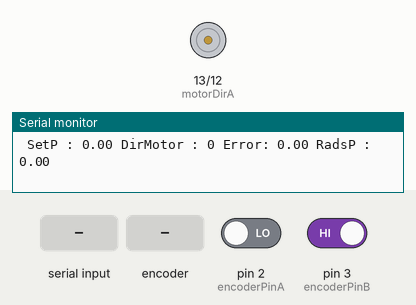
This sketch was run on a simulated Arduino Uno, built with avr-gcc and run on an emulated ATmega328P. Parts: motor-driver pin pairs drawn as motors (green arrow = first pin HIGH = forward, orange = second pin HIGH = backward, longer = more drive, scaled by the enable pin), the last lines printed to the serial monitor. Inputs (shaded band) come from the test bench; at power-on: pin 2 (encoderPinA) LOW, pin 3 (encoderPinB) HIGH.

Above: at 1.2 s.
1.3 s: "90,45\n" received over Serial
At 2.39 s:
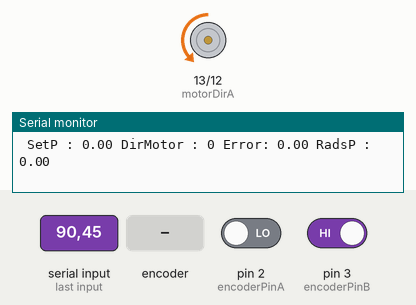
4.3 s: "1\n" received over Serial
7.3 s: rotary encoder on pin 2 (encoderPinA) / pin 3 (encoderPinB) turned 3 steps (first pin leading)
At 7.72 s:
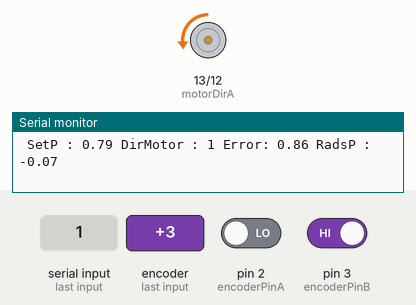
9.4 s: "30,150\n" received over Serial
At 10.53 s:
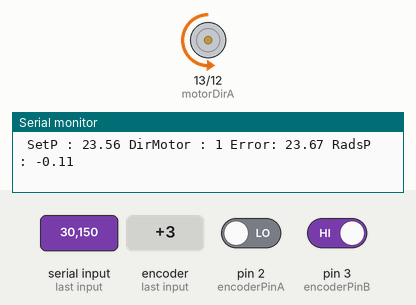
12.4 s: "5\n" received over Serial
Timing chart, 0 to 16.4 s (numbered marks = the images above; inputs shaded):
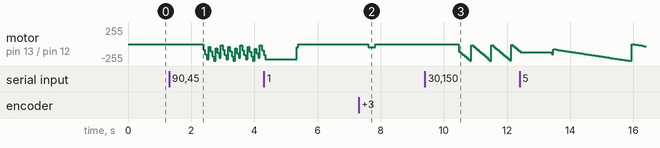

Measured:
- after the input at 1.3 s, motor on pin 13 (motorDirA) / pin 12 (motorDirB): ramps from backward 18/255 to backward 254/255 and jumps back, once every 0.22 s
- after the input at 7.3 s, motor on pin 13 (motorDirA) / pin 12 (motorDirB): stopped → backward 46/255 after 0.31 s, → backward 2/255 0.22 s later
- after the input at 9.4 s, motor on pin 13 (motorDirA) / pin 12 (motorDirB): ramps from backward 12/255 to backward 251/255 and jumps back, once every 0.63 s

The sketch:

Control_Final.ino
```cpp
//PID control for position closed loop implementation
//Design of control systems
//15 - Oct - 2023


//Pin definitions
const int encoderPinA = 2;
const int encoderPinB = 3;

const int motorDirA = 13; //direction control 1
const int motorDirB = 12; //direction control 2
const int ENpin = 11; //PWM input
///////////////////////////////////////////////////////
//Distances and physical model variables
const float motorPpr = 341.2; //Motor encoder pulses per revolution
const int mmPerRev = 8;
long currentPosPulses = 0; //saves the current position in pulses;
bool encoderDirection = true; //true for forward movement, false for backwards movement

long int encoderPosPulses = 0; //Current encoder pulse counting
float  currentPosInRads = 0; //The current position in terms of radians
float  setPointInRad = 0; //Desired position set point in radians
uint8_t currentPWM = 0; //PWM var, form 0 to 255;
int motorDirection = 0; //0 for stop, 1 for forward direction and -1 for backwards direction

//Auxiliary vars
float setPoint = 0.0;
float error = 0.0;
float prevErrors [2] = {0.0, 0.0};
uint8_t prevPWM = 0;
float desiredPosInMM = 0.0;
float a = 0.0; //Auxiliary variable for comparing the encoder pins
float b = 0.0; //Auxiliary variable for comparing the encoder pins

//PID implementation VARS
float kp = 4.1;
float ki = 25;
float kd = 0;
float T_s = 0.02; // Tiempo respuesta

//ecs. from page 370 lyshevsky


void setup() {
  Serial.begin(9600);

  //Initialization of all vars
  attachInterrupt(digitalPinToInterrupt(2), encoderRead, RISING);
  pinMode(motorDirA, OUTPUT);
  pinMode(motorDirB, OUTPUT);
  pinMode(ENpin, OUTPUT);
  pinMode(encoderPinA, INPUT);
  pinMode(encoderPinB, INPUT);

}

void loop() {
  // put your main code here, to run repeatedly:
  if(Serial.available()){
    String stringVal = Serial.readString();
    desiredPosInMM = stringVal.toInt();
  }
  //Serial.print("\n");
  Serial.print(" Error: ");
  Serial.print(error);
  //Serial.print("\n");
  Serial.print(" RadsP : ");
  Serial.println(currentPosInRads);
  //Serial.print("\n");
  Serial.print(" SetP : ");
  Serial.print(setPoint);
  //Serial.print("\n");
  Serial.print(" DirMotor : ");
  Serial.print(motorDirection);
  //Serial.print("\n");
  PIDimplementation();


}


void encoderRead(){
  a = digitalRead(encoderPinA);
  b = digitalRead(encoderPinB);

  if(a =! b){ //diferentes
    encoderPosPulses --;
    encoderDirection = false;
  }
  else{  //iguales
    encoderPosPulses ++;
    encoderDirection = true;
  }
}

void motorControlSignals(uint8_t pwm, int motorDir){
  if(motorDir == 1){
    digitalWrite(motorDirA, LOW);
    digitalWrite(motorDirB, HIGH);
  }
  else if (motorDir == -1){
    digitalWrite(motorDirA, HIGH);
    digitalWrite(motorDirB, LOW);
  }
  else{
    digitalWrite(motorDirA, LOW);
    digitalWrite(motorDirB, LOW);
  }
  analogWrite(ENpin, pwm);
}

void PIDimplementation(){
  error = setPoint-currentPosInRads;

  prevErrors[1]=prevErrors[0];
  prevErrors[0]=error;
  prevPWM = currentPWM;
  float k_e0 = kp + (0.5 * ki * T_s) + (2*(kd/T_s));
  float k_e1 = ki*T_s-(4*(kd/T_s));
  float k_e2 = -kp + (0.5*ki*T_s) + 2*(kd/T_s);

  currentPosInRads = 2*encoderPosPulses * ((2*3.1416)/motorPpr);
  setPoint = desiredPosInMM*((2*3.1416)/8);


  currentPWM = prevPWM + k_e0*error + k_e1*prevErrors[0] + k_e2*prevErrors[1];
// -2**-1***0**1***1
  if(error < -0.8){
    motorDirection = -1;
  }
  else if (error > 0.8){
    motorDirection = 1;
  }
  else{
    currentPWM = 0;
    motorDirection = 0;
  }
  //Serial.println(" Current pwm: " + String(currentPWM));

  motorControlSignals(currentPWM, motorDirection);

}
```
